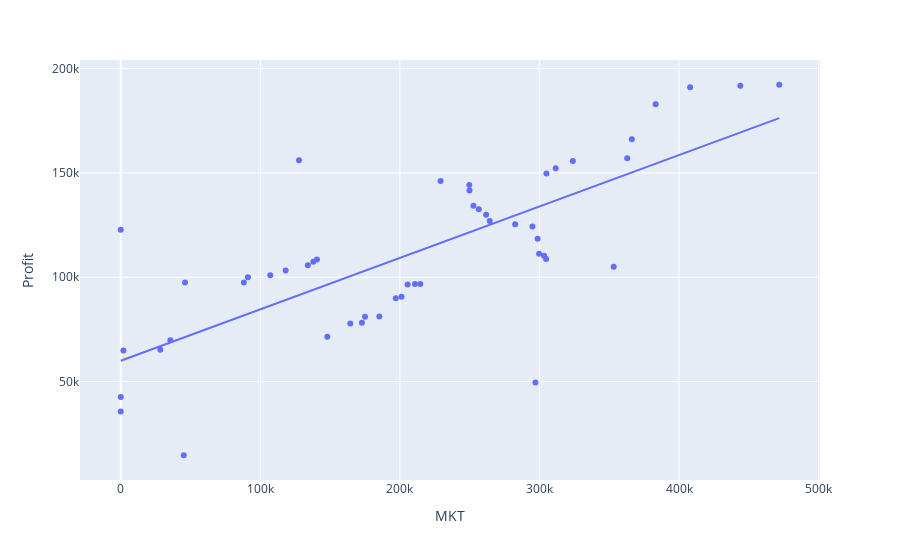

Here is the notebook cell this chart was saved with:
### Code cell
px.scatter(data, x = 'MKT', y = 'Profit', trendline='ols')
